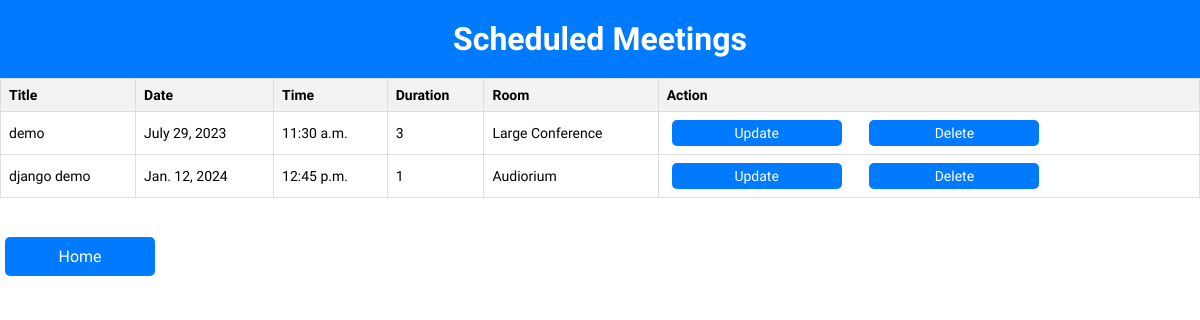
The app's page /meetings/scheduled_meetings/ with its own data.
### meetings/models.py (models this page shows, shortened)
class Meeting(models.Model):
    title = models.CharField(max_length=255)
    date = models.DateField()
    start_time = models.TimeField()
    duration = models.IntegerField()
    room = models.ForeignKey('Room', on_delete=models.CASCADE)

class Room(models.Model):
    name = models.CharField(max_length=255)
    floor = models.IntegerField()
    room_number = models.IntegerField()
    def __str__(self):
        return self.name

### meetings/views.py (the view)
# urls.py: path('scheduled_meetings/', views.scheduled_meetings, name='scheduled_meetings'),
def scheduled_meetings(request):
    meetings = Meeting.objects.all()
    return render(request, 'meetings/scheduled_meetings.html', {'meetings': meetings})

### meetings/templates/meetings/scheduled_meetings.html (shortened to what this page needs)
{% extends "base.html" %}
{% load static %}
{% block content %}
<link rel="stylesheet" href="{% static 'website/meetings.css' %}">
<div class="header">
    <h1>Scheduled Meetings</h1>
</div>
<table>
    <thead>
        <tr>
            <th>Title</th>
            <th>Date</th>
            <th>Time</th>
            <th>Duration</th>
            <th>Room</th>
            <th>Action</th>
        </tr>
    </thead>
    <tbody>
        {% for meeting in meetings %}
        <tr>
            <td>{{ meeting.title }}</td>
            <td>{{ meeting.date }}</td>
            <td>{{ meeting.start_time }}</td>
            <td>{{ meeting.duration }}</td>
            <td>{{ meeting.room }}</td>
            <td>
                <a href="{% url 'meeting_update' meeting.pk %}">Update</a>&emsp;
                <a href="#" onclick="confirmDelete({{ meeting.pk }}, '{{ meeting.title }}')">Delete</a>
            </td>
        </tr>
        {% endfor %}
    </tbody>
</table>
<br/>
<a href="{% url 'welcome' %}">Home</a>
{% endblock %}

### website/static/website/style.css (style rules this page uses)
body { margin: 0; padding: 0; font-family: 'PT Sans', sans-serif; }
.header { background-color: #007bff; color: #fff; text-align: center; padding: 20px 0; }
.header h1 { margin: 0; }
a { display: block; text-align: center; padding: 10px 0; background-color: #007bff; color: #fff; text-decoration: none; margin: 0 5px; border-radius: 5px; width: 150px; transition: background-color 0.2s; }
table { width: 100%; border-collapse: collapse; margin-bottom: 20px; }
th, td { border: 1px solid #ddd; padding: 10px; text-align: left; }
th { background-color: #f2f2f2; font-weight: bold; }

### website/static/website/meetings.css (style rules this page uses)
body { margin: 0; padding: 0; font-family: 'PT Sans', sans-serif; }
.header { background-color: #007bff; color: #fff; text-align: center; padding: 20px 0; }
.header h1 { margin: 0; }
table { width: 100%; border-collapse: collapse; margin-bottom: 20px; }
th, td { border: 1px solid #ddd; padding: 8px; text-align: left; font-size: 14px; }
th { background-color: #f2f2f2; font-weight: bold; }
a { display: block; text-align: center; padding: 10px 0; background-color: #007bff; color: #fff; text-decoration: none; margin: 0 5px; border-radius: 5px; width: 150px; transition: background-color 0.2s; }
td a { display: inline-block; text-align: center; padding: 5px 10px; margin-right: 5px; background-color: #007bff; color: #fff; text-decoration: none; border-radius: 5px; transition: background-color 0.2s; }

### records on screen
Meeting: title "demo", date "July 29, 2023", start_time "11:30 a.m.", duration "3", room "Large Conference"
Meeting: title "django demo", date "Jan. 12, 2024", start_time "12:45 p.m.", duration "1", room "Audiorium"
